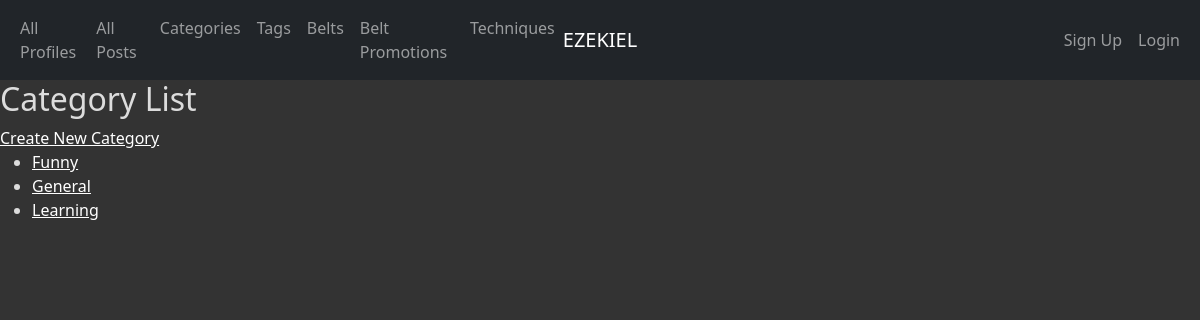
/categories/, run on an earlier commit of the app's database.
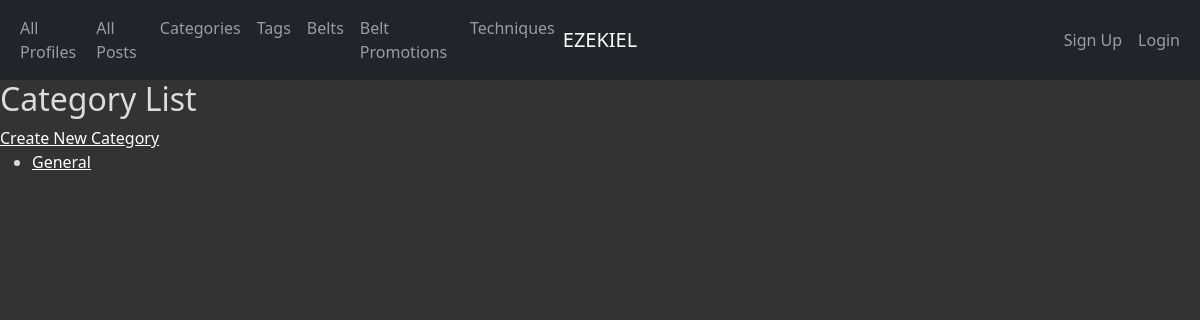
And on a later commit of the database.
### app_info/models.py (models this page shows)
class Category(models.Model):
    category_id = models.AutoField(primary_key=True)
    name = models.CharField(max_length=45)
    def __str__(self):
        return '%s' % (self.name)
    def get_absolute_url(self):
        return reverse('app_info_categories_detail_urlpattern',
                       kwargs={'pk': self.pk}
                       )
    class Meta:
        ordering = ['name']

### app_info/views.py (the view)
class CategoryList(ListView):
    model = Category

### app_info/templates/app_info/category_list.html (shortened to what this page needs)
{% extends 'app_info/base.html' %}
{% block content %}
<h2>Category List</h2>
{% block create_button %}
    <a
            href="{% url 'app_info_category_create_urlpattern' %}"
            class="button button-primary">
        Create New Category</a>
{% endblock %}
<ul>
    {% for category in category_list %}
    <li>
        <a href="{{ category.get_absolute_url }}">{{ category }}</a>
    </li>
    {% empty %}
    <li><em>There are currently no categories available</em></li>
    {% endfor %}
</ul>
{% endblock %}

What changed in the data, as far as the page shows it:
removed Category: name "Funny"
removed Category: name "Learning"
